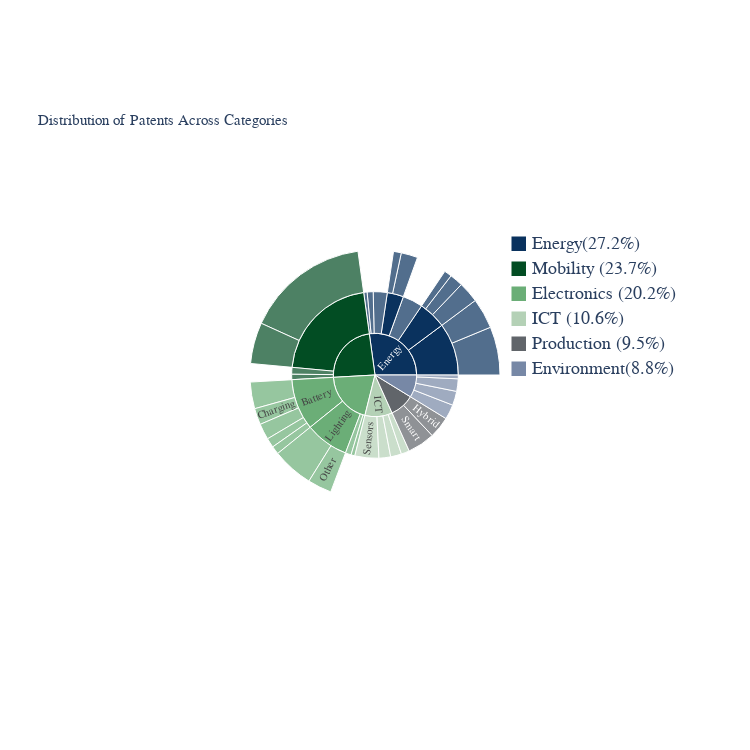

Write notebook code for a chart like this one.
### Code cell
import pandas as pd
import plotly.express as px
import plotly.io as pio

# Color map including sectors, technologies, and topics
color_map = {
    
    'Energy': '#0a325e',  
    
    'Environment': '#7788a6', 
     
    'Production': '#61656a', 
    'ICT': '#b4d1b6',  
    'Electronics': '#6bae77', 
    'Mobility': '#024d23' 

}

color_map2 = {
    
    'Energy(27.2%)': '#0a325e',  
    'Mobility (23.7%)': '#024d23',
    'Electronics (20.2%)': '#6bae77', 
    'ICT (10.6%)': '#b4d1b6', 
    'Production (9.5%)': '#61656a', 
    'Environment(8.8%)': '#7788a6', 

}

### Figure 1 — Plotly figure (JSON) as saved in the notebook; plotly's stock layout.template omitted (floating-point values rounded to 4 significant figures)
{"data": [{"branchvalues": "total", "customdata": [[1080, "Energy"], [168, "Energy"], [923, "Electronics"], [182, "Electronics"], [358, "Electronics"], [211, "Electronics"], [596, "Electronics"], [537, "Electronics"], [175, "Energy"], [677, "Energy"], [469, "Energy"], [546, "Energy"], [420, "Environment"], [1713, "Electronics"], [3695, "Mobility"], [229, "Mobility"], [472, "Environment"], [467, "Energy"], [725, "Production"], [127, "Environment"], [128, "Electronics"], [366, "ICT"], [114, "Energy"], [1460, "Electronics"], [1760, "Energy"], [194, "Electronics"], [181, "Mobility"], [805, "ICT"], [680, "Energy"], [298, "Energy"], [921, "Mobility"], [366, "Electronics"], [2774, "Mobility"], [371, "Energy"], [919, "Production"], [203, "Energy"], [277, "ICT"], [497, "Environment"], [933, "Energy"], [392, "ICT"], [3495, "Electronics"], [4702, "Energy"], [1516, "Environment"], [1840, "ICT"], [4105, "Mobility"], [1644, "Production"]], "domain": {"x": [0, 1], "y": [0, 1]}, "hovertemplate": "labels=%{label}<br>patents=%{customdata[0]}<br>parent=%{parent}<br>id=%{id}<br>sectors=%{customdata[1]}<extra></extra>", "ids": ["Energy/Power<br>conversion/Power<br>conversion", "Energy/Wind energy/Farm control", "Electronics/Lighting/LED lighting", "Electronics/Battery/Lithium", "Electronics/Battery/Management", "Electronics/Battery/Modular", "Electronics/Battery/Monitoring", "Electronics/Lighting/Other", "Energy/Fuel cells/Power supply", "Energy/Heat pumps", "Energy/Gas turbines", "Energy/Fuel cells", "Environment/CCS", "Electronics/Battery", "Mobility/Automotive", "Mobility/Aircrafts", "Environment/Air<br>filtering", "Energy/Wind energy/Turbine<br>monitoring", "Production/Hybrid", "Environment/Hyroponics", "Electronics/Microwave &<br>cooking", "ICT/Mobile<br>devices", "Energy/Nuclear<br>reactors", "Electronics/Lighting", "Energy/Power<br>conversion", "Electronics/Robotics", "Mobility/Ships &<br>propulsion", "ICT/Sensors", "Energy/Power<br>conversion/EV charging", "Energy/Wind energy/Drivetrains", "Mobility/Automotive/Combustion<br>engine", "Electronics/Battery/Charging", "Mobility/Automotive/Transmission", "Energy/Fuel cells/System<br>design", "Production/Smart", "Energy/Solar energy", "ICT/Touchscreens", "Environment/Waste<br>treatment", "Energy/Wind energy", "ICT/Wireless c.", "Electronics", "Energy", "Environment", "ICT", "Mobility", "Production"], "insidetextorientation": "radial", "labels": ["Power<br>conversion", "Farm control", "LED lighting", "Lithium", "Management", "Modular", "Monitoring", "Other", "Power supply", "Heat pumps", "Gas turbines", "Fuel cells", "CCS", "Battery", "Automotive", "Aircrafts", "Air<br>filtering", "Turbine<br>monitoring", "Hybrid", "Hyroponics", "Microwave &<br>cooking", "Mobile<br>devices", "Nuclear<br>reactors", "Lighting", "Power<br>conversion", "Robotics", "Ships &<br>propulsion", "Sensors", "EV charging", "Drivetrains", "Combustion<br>engine", "Charging", "Transmission", "System<br>design", "Smart", "Solar energy", "Touchscreens", "Waste<br>treatment", "Wind energy", "Wireless c.", "Electronics", "Energy", "Environment", "ICT", "Mobility", "Production"], "marker": {"colors": ["#0a325e", "#0a325e", "#6bae77", "#6bae77", "#6bae77", "#6bae77", "#6bae77", "#6bae77", "#0a325e", "#0a325e", "#0a325e", "#0a325e", "#7788a6", "#6bae77", "#024d23", "#024d23", "#7788a6", "#0a325e", "#61656a", "#7788a6", "#6bae77", "#b4d1b6", "#0a325e", "#6bae77", "#0a325e", "#6bae77", "#024d23", "#b4d1b6", "#0a325e", "#0a325e", "#024d23", "#6bae77", "#024d23", "#0a325e", "#61656a", "#0a325e", "#b4d1b6", "#7788a6", "#0a325e", "#b4d1b6", "#6bae77", "#0a325e", "#7788a6", "#b4d1b6", "#024d23", "#61656a"]}, "name": "", "parents": ["Energy/Power<br>conversion", "Energy/Wind energy", "Electronics/Lighting", "Electronics/Battery", "Electronics/Battery", "Electronics/Battery", "Electronics/Battery", "Electronics/Lighting", "Energy/Fuel cells", "Energy", "Energy", "Energy", "Environment", "Electronics", "Mobility", "Mobility", "Environment", "Energy/Wind energy", "Production", "Environment", "Electronics", "ICT", "Energy", "Electronics", "Energy", "Electronics", "Mobility", "ICT", "Energy/Power<br>conversion", "Energy/Wind energy", "Mobility/Automotive", "Electronics/Battery", "Mobility/Automotive", "Energy/Fuel cells", "Production", "Energy", "ICT", "Environment", "Energy", "ICT", "", "", "", "", "", ""], "type": "sunburst", "values": [1080, 168, 923, 182, 358, 211, 596, 537, 175, 677, 469, 546, 420, 1713, 3695, 229, 472, 467, 725, 127, 128, 366, 114, 1460, 1760, 194, 181, 805, 680, 298, 921, 366, 2774, 371, 919, 203, 277, 497, 933, 392, 3495, 4702, 1516, 1840, 4105, 1644]}], "layout": {"annotations": [{"showarrow": false, "text": "Energy(27.2%)", "x": 1.12, "xanchor": "left", "y": 1.025, "yanchor": "middle"}, {"showarrow": false, "text": "Mobility (23.7%)", "x": 1.12, "xanchor": "left", "y": 0.925, "yanchor": "middle"}, {"showarrow": false, "text": "Electronics (20.2%)", "x": 1.12, "xanchor": "left", "y": 0.825, "yanchor": "middle"}, {"showarrow": false, "text": "ICT (10.6%)", "x": 1.12, "xanchor": "left", "y": 0.725, "yanchor": "middle"}, {"showarrow": false, "text": "Production (9.5%)", "x": 1.12, "xanchor": "left", "y": 0.625, "yanchor": "middle"}, {"showarrow": false, "text": "Environment(8.8%)", "x": 1.12, "xanchor": "left", "y": 0.525, "yanchor": "middle"}], "font": {"family": "Roboto Mono, monospace", "size": 18}, "height": 750, "hovermode": "closest", "legend": {"bgcolor": "LightSteelBlue", "bordercolor": "Black", "borderwidth": 2, "font": {"color": "black", "size": 12}, "title": {"font": {"color": "blue", "size": 16}, "text": "Sectors"}, "tracegroupgap": 0}, "margin": {"b": 250, "l": 250, "r": 250, "t": 250}, "shapes": [{"fillcolor": "#0a325e", "line": {"color": "#0a325e"}, "type": "rect", "x0": 1.05, "x1": 1.1, "y0": 1, "y1": 1.05}, {"fillcolor": "#024d23", "line": {"color": "#024d23"}, "type": "rect", "x0": 1.05, "x1": 1.1, "y0": 0.9, "y1": 0.95}, {"fillcolor": "#6bae77", "line": {"color": "#6bae77"}, "type": "rect", "x0": 1.05, "x1": 1.1, "y0": 0.8, "y1": 0.85}, {"fillcolor": "#b4d1b6", "line": {"color": "#b4d1b6"}, "type": "rect", "x0": 1.05, "x1": 1.1, "y0": 0.7, "y1": 0.75}, {"fillcolor": "#61656a", "line": {"color": "#61656a"}, "type": "rect", "x0": 1.05, "x1": 1.1, "y0": 0.6, "y1": 0.65}, {"fillcolor": "#7788a6", "line": {"color": "#7788a6"}, "type": "rect", "x0": 1.05, "x1": 1.1, "y0": 0.5, "y1": 0.55}], "showlegend": true, "title": {"font": {"size": 15}, "text": "Distribution of Patents Across Categories"}, "uniformtext": {"minsize": 10, "mode": "hide"}, "width": 750}}
